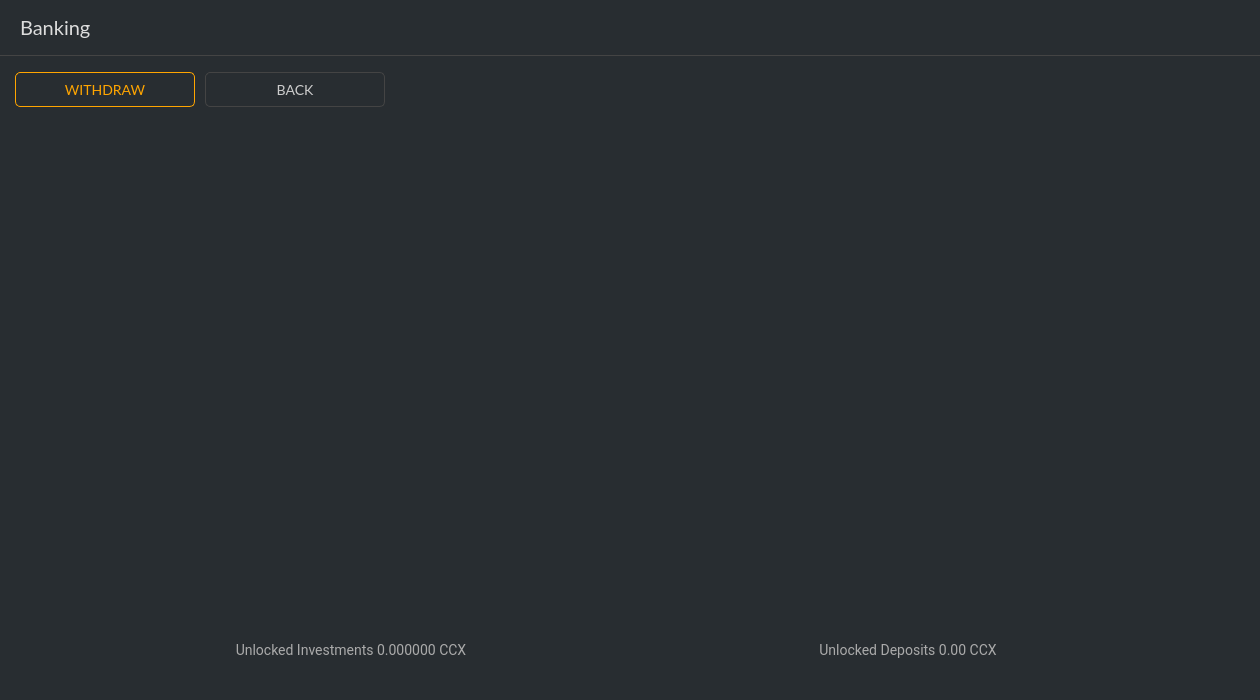
<?xml version="1.0" encoding="UTF-8"?>
<ui version="4.0">
 <class>BankingFrame</class>
 <widget class="QFrame" name="BankingFrame">
  <property name="geometry">
   <rect>
    <x>0</x>
    <y>0</y>
    <width>1260</width>
    <height>700</height>
   </rect>
  </property>
  <property name="minimumSize">
   <size>
    <width>1260</width>
    <height>700</height>
   </size>
  </property>
  <property name="maximumSize">
   <size>
    <width>16777215</width>
    <height>16777215</height>
   </size>
  </property>
  <property name="windowTitle">
   <string>Frame</string>
  </property>
  <property name="styleSheet">
   <string notr="true">border: 0px;
color: #ccc;
font-size: 14px;
background-color: #282d31;</string>
  </property>
  <property name="frameShape">
   <enum>QFrame::NoFrame</enum>
  </property>
  <property name="frameShadow">
   <enum>QFrame::Raised</enum>
  </property>
  <layout class="QVBoxLayout" name="verticalLayout">
   <property name="spacing">
    <number>6</number>
   </property>
   <property name="leftMargin">
    <number>0</number>
   </property>
   <property name="topMargin">
    <number>0</number>
   </property>
   <property name="rightMargin">
    <number>0</number>
   </property>
   <property name="bottomMargin">
    <number>0</number>
   </property>
   <item>
    <layout class="QHBoxLayout" name="horizontalLayout_2">
     <property name="leftMargin">
      <number>0</number>
     </property>
     <property name="topMargin">
      <number>0</number>
     </property>
     <item>
      <widget class="QLabel" name="label_4">
       <property name="sizePolicy">
        <sizepolicy hsizetype="Expanding" vsizetype="Fixed">
         <horstretch>0</horstretch>
         <verstretch>0</verstretch>
        </sizepolicy>
       </property>
       <property name="minimumSize">
        <size>
         <width>0</width>
         <height>35</height>
        </size>
       </property>
       <property name="font">
        <font>
         <family>Lato</family>
         <pointsize>-1</pointsize>
        </font>
       </property>
       <property name="styleSheet">
        <string notr="true">color: #ddd; 
font-size: 20px; 
padding: 15px;
font-family: 'Lato';
border-bottom: 1px solid #444;</string>
       </property>
       <property name="text">
        <string>Banking</string>
       </property>
      </widget>
     </item>
    </layout>
   </item>
   <item>
    <layout class="QHBoxLayout" name="horizontalLayout_4">
     <property name="leftMargin">
      <number>15</number>
     </property>
     <property name="topMargin">
      <number>10</number>
     </property>
     <property name="rightMargin">
      <number>15</number>
     </property>
     <item>
      <spacer name="horizontalSpacer">
       <property name="orientation">
        <enum>Qt::Horizontal</enum>
       </property>
       <property name="sizeHint" stdset="0">
        <size>
         <width>40</width>
         <height>20</height>
        </size>
       </property>
      </spacer>
     </item>
     <item>
      <widget class="QGroupBox" name="groupBox">
       <property name="minimumSize">
        <size>
         <width>1230</width>
         <height>35</height>
        </size>
       </property>
       <property name="maximumSize">
        <size>
         <width>1230</width>
         <height>35</height>
        </size>
       </property>
       <property name="title">
        <string>GroupBox</string>
       </property>
       <widget class="QPushButton" name="m_withdrawButton">
        <property name="geometry">
         <rect>
          <x>0</x>
          <y>0</y>
          <width>180</width>
          <height>35</height>
         </rect>
        </property>
        <property name="minimumSize">
         <size>
          <width>180</width>
          <height>35</height>
         </size>
        </property>
        <property name="maximumSize">
         <size>
          <width>180</width>
          <height>35</height>
         </size>
        </property>
        <property name="font">
         <font>
          <family>Lato</family>
          <pointsize>-1</pointsize>
         </font>
        </property>
        <property name="styleSheet">
         <string notr="true">QPushButton#m_withdrawButton {color:orange; border: 1px solid orange; font-size: 14px; border-radius: 5px; font-family: 'Lato'; }

QPushButton#m_withdrawButton:hover {color:orange; border: 1px solid orange; font-size: 14px; border-radius: 5px; font-family: 'Lato'; }</string>
        </property>
        <property name="text">
         <string>WITHDRAW</string>
        </property>
       </widget>
       <widget class="QPushButton" name="m_backButton">
        <property name="geometry">
         <rect>
          <x>190</x>
          <y>0</y>
          <width>180</width>
          <height>35</height>
         </rect>
        </property>
        <property name="minimumSize">
         <size>
          <width>180</width>
          <height>35</height>
         </size>
        </property>
        <property name="maximumSize">
         <size>
          <width>180</width>
          <height>35</height>
         </size>
        </property>
        <property name="font">
         <font>
          <family>Lato</family>
          <pointsize>-1</pointsize>
         </font>
        </property>
        <property name="styleSheet">
         <string notr="true">QPushButton#m_backButton {color: #ccc; border: 1px solid #444; font-size: 14px;background-color: #282d31; border-radius: 5px; font-family: 'Lato';}

QPushButton#m_backButton:hover {color: #ddd; border: 0px solid #444; font-size: 14px; background-color: #343a40;  border-radius: 5px; font-family: 'Lato';}</string>
        </property>
        <property name="text">
         <string>BACK</string>
        </property>
       </widget>
      </widget>
     </item>
     <item>
      <spacer name="horizontalSpacer_2">
       <property name="orientation">
        <enum>Qt::Horizontal</enum>
       </property>
       <property name="sizeHint" stdset="0">
        <size>
         <width>40</width>
         <height>20</height>
        </size>
       </property>
      </spacer>
     </item>
    </layout>
   </item>
   <item>
    <layout class="QHBoxLayout" name="horizontalLayout">
     <property name="leftMargin">
      <number>15</number>
     </property>
     <property name="topMargin">
      <number>15</number>
     </property>
     <property name="rightMargin">
      <number>15</number>
     </property>
     <item>
      <widget class="QTreeView" name="m_depositView">
       <property name="minimumSize">
        <size>
         <width>1230</width>
         <height>300</height>
        </size>
       </property>
       <property name="maximumSize">
        <size>
         <width>1230</width>
         <height>16777215</height>
        </size>
       </property>
       <property name="font">
        <font>
         <family>Lucida Console</family>
         <pointsize>-1</pointsize>
        </font>
       </property>
       <property name="styleSheet">
        <string notr="true">QHeaderView::section {
background-color: #282d31;
   color: orange;
	font-family: 'Lucida Console';
    border: 0px solid white;
font-size: 13px;
border-bottom: 1px solid #444;
   height: 37px;

}

QTreeView {
  font-family: 'Lucida Console';
    color: #ccc;
font-size: 13px;
    height: 37px;
background-color: #282d31;
padding-left: 15px;
padding-top: 5px;
padding-right: 5px;
}

QTreeView::item {
  font-family: 'Lucida Console';
    color: #ccc;
font-size: 14px;
    height: 37px;
}

QTreeView::branch:selected {
  background-color: orange;
font-size: 13px;
  color: black;
}

QWidget:item:selected {
  font-family: 'Lucida Console';
background-color: #282d31;
font-size: 13px;
  color: #ccc;
}

font-size: 14px;
font-family: 'Lucida Console';

</string>
       </property>
       <property name="frameShape">
        <enum>QFrame::NoFrame</enum>
       </property>
       <property name="frameShadow">
        <enum>QFrame::Plain</enum>
       </property>
       <property name="midLineWidth">
        <number>0</number>
       </property>
       <property name="verticalScrollBarPolicy">
        <enum>Qt::ScrollBarAsNeeded</enum>
       </property>
       <property name="horizontalScrollBarPolicy">
        <enum>Qt::ScrollBarAlwaysOff</enum>
       </property>
       <property name="indentation">
        <number>5</number>
       </property>
       <property name="sortingEnabled">
        <bool>true</bool>
       </property>
      </widget>
     </item>
    </layout>
   </item>
   <item>
    <layout class="QHBoxLayout" name="horizontalLayout_3">
     <property name="topMargin">
      <number>5</number>
     </property>
     <property name="bottomMargin">
      <number>15</number>
     </property>
     <item>
      <widget class="QLabel" name="m_unlockedInvestmentLabel">
       <property name="minimumSize">
        <size>
         <width>400</width>
         <height>30</height>
        </size>
       </property>
       <property name="maximumSize">
        <size>
         <width>400</width>
         <height>30</height>
        </size>
       </property>
       <property name="font">
        <font>
         <family>Roboto</family>
         <pointsize>-1</pointsize>
        </font>
       </property>
       <property name="styleSheet">
        <string notr="true">color: #aaa; border: none; font-size: 14px; font-family: 'Roboto';</string>
       </property>
       <property name="text">
        <string notr="true">Unlocked Investments 0.000000 CCX</string>
       </property>
       <property name="alignment">
        <set>Qt::AlignCenter</set>
       </property>
      </widget>
     </item>
     <item>
      <widget class="QLabel" name="m_unlockedDepositLabel">
       <property name="minimumSize">
        <size>
         <width>400</width>
         <height>30</height>
        </size>
       </property>
       <property name="maximumSize">
        <size>
         <width>400</width>
         <height>30</height>
        </size>
       </property>
       <property name="font">
        <font>
         <family>Roboto</family>
         <pointsize>-1</pointsize>
        </font>
       </property>
       <property name="styleSheet">
        <string notr="true">color: #aaa; border: none; font-size: 14px; font-family: 'Roboto';</string>
       </property>
       <property name="text">
        <string notr="true">Unlocked Deposits 0.00 CCX</string>
       </property>
       <property name="alignment">
        <set>Qt::AlignCenter</set>
       </property>
      </widget>
     </item>
    </layout>
   </item>
   <item>
    <spacer name="verticalSpacer">
     <property name="orientation">
      <enum>Qt::Vertical</enum>
     </property>
     <property name="sizeType">
      <enum>QSizePolicy::Fixed</enum>
     </property>
     <property name="sizeHint" stdset="0">
      <size>
       <width>20</width>
       <height>20</height>
      </size>
     </property>
    </spacer>
   </item>
  </layout>
 </widget>
 <resources/>
 <connections>
  <connection>
   <sender>m_withdrawButton</sender>
   <signal>clicked()</signal>
   <receiver>BankingFrame</receiver>
   <slot>withdrawClicked()</slot>
   <hints>
    <hint type="sourcelabel">
     <x>196</x>
     <y>151</y>
    </hint>
    <hint type="destinationlabel">
     <x>398</x>
     <y>278</y>
    </hint>
   </hints>
  </connection>
  <connection>
   <sender>m_depositView</sender>
   <signal>doubleClicked(QModelIndex)</signal>
   <receiver>BankingFrame</receiver>
   <slot>showDepositDetails(QModelIndex)</slot>
   <hints>
    <hint type="sourcelabel">
     <x>398</x>
     <y>403</y>
    </hint>
    <hint type="destinationlabel">
     <x>398</x>
     <y>278</y>
    </hint>
   </hints>
  </connection>
  <connection>
   <sender>m_backButton</sender>
   <signal>clicked()</signal>
   <receiver>BankingFrame</receiver>
   <slot>backClicked()</slot>
   <hints>
    <hint type="sourcelabel">
     <x>1195</x>
     <y>35</y>
    </hint>
    <hint type="destinationlabel">
     <x>649</x>
     <y>349</y>
    </hint>
   </hints>
  </connection>
 </connections>
 <slots>
  <slot>depositClicked()</slot>
  <slot>investmentClicked()</slot>
  <slot>withdrawClicked()</slot>
  <slot>showDepositDetails(QModelIndex)</slot>
  <slot>timeChanged(int)</slot>
  <slot>timeChanged2(int)</slot>
  <slot>investmentsClicked()</slot>
  <slot>allButtonClicked()</slot>
  <slot>depositsClicked()</slot>
  <slot>depositParamsChanged()</slot>
  <slot>investmentParamsChanged()</slot>
  <slot>backClicked()</slot>
 </slots>
</ui>
